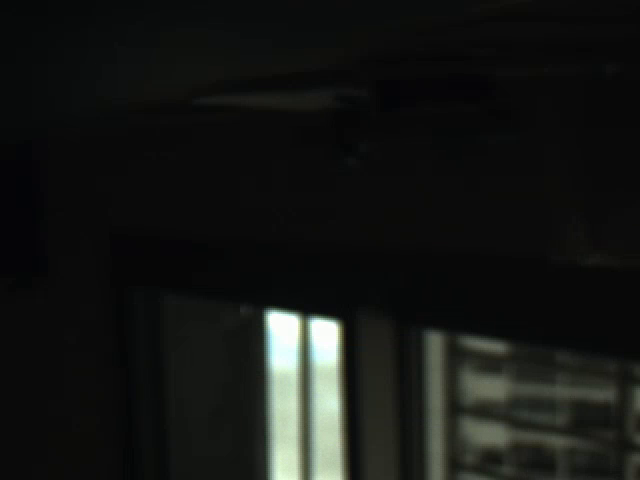
#> input picture frame 191 of src/cpp/Record/Record.avi, 640 x 480 px, given in place of Video_2021_10_08_165027_10.avi, which was not available
$ python ir_track.py
#> lines starting #> are read from the running program, lines starting #| are printed output that depends on the picture; after the words box and inside, x2 and y2 are one past the last pixel; in counts of white or black regions, pixels touching at a corner belong together; pictures that were not available may be replaced by others from this repository, and a replacement may not be noted
#> in main, frame is the input picture: shape (480, 640, 3); mean B, G, R 20.9, 23.2, 21.5
import cv2
import numpy as np


###################################################################################
# define
###################################################################################
capFlag = 1

###################################################################################
# ir_track
###################################################################################
def ir_track(frame, capFlag=1, showFlag=1):
#> called with capFlag = 1, showFlag = 1
	if showFlag:
		cv2.imshow('original frame',frame)
	# cv2.waitKey(0)

	###################################################################################
	# threshold mask
	###################################################################################
	img = frame.copy()

	# convert the image to grayscale
	gray_image = cv2.cvtColor(img, cv2.COLOR_BGR2GRAY)

	# convert the grayscale image to binary image
	ret,thresh = cv2.threshold(gray_image,80,255,0)
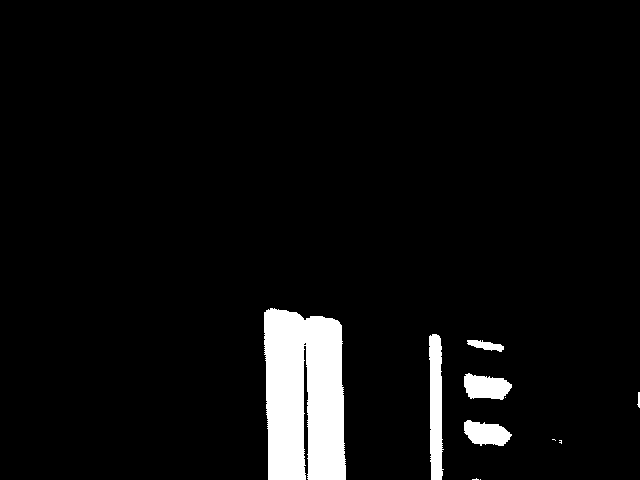
#> thresh: shape (480, 640); 5.3% white; 11 white regions (5 under 20 px)
	# ret,thresh = cv2.threshold(gray_image,24,255,0)

	if showFlag:
		cv2.imshow('gray_image',gray_image)
		cv2.imshow('thresh',thresh)
	# cv2.waitKey(0)
	mask = thresh.copy()

	###################################################################################
	# findContours
	###################################################################################
	imgResult = frame.copy()
	contours, hierarchy = cv2.findContours(mask,cv2.RETR_TREE,cv2.CHAIN_APPROX_SIMPLE)
#> contours = 12 contours, 7 with area under 20; largest, box (x1, y1, x2, y2) and area: (264, 308, 346, 480) 11970, (429, 334, 444, 480) 1572, (464, 373, 512, 400) 874, (464, 420, 512, 446) 808, (467, 340, 504, 352) 207
	cv2.drawContours(imgResult,contours,-1,(0,0,255),1)
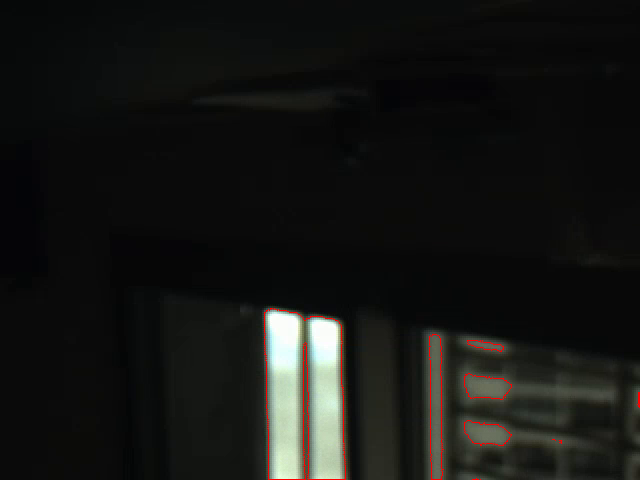
#> imgResult: shape (480, 640, 3); 0.47% of pixels changed, all inside (x1, y1, x2, y2) = (264, 308, 640, 480)

	if showFlag:
		cv2.imshow('imgResult',imgResult)
	# cv2.waitKey(0)

	###################################################################################
	# find center
	###################################################################################
	missCount = 0
	points = np.zeros((1, 1, 2), np.int32)

	for c in contours:
		# calculate moments for each contour
		M = cv2.moments(c)
		if M["m00"] > 0:
			cX = int(M["m10"] / M["m00"])
			cY = int(M["m01"] / M["m00"])

			# kevin save point
			point = np.array([cX, cY], np.int32)
			points[0][0] = point

			# calculate x,y coordinate of center
			cv2.circle(imgResult, (cX, cY), 2, (0, 0, 255), -1)
			cv2.putText(imgResult, 'x:'+str(cX)+' y:'+str(cY), (cX - 25, cY - 25),cv2.FONT_HERSHEY_SIMPLEX, 0.3, (255, 255, 255), 1)
		else:
			missCount = missCount + 1
#> this loop made 12 passes
#> (cX, cY) on passes 2, 3, 5, 7, 8, 9, 10, 11, 12: (476, 478), (560, 441), (486, 433), (638, 399), (485, 386), (485, 345), (435, 406), (303, 395), (304, 343)
#> c on passes 1, 4, 6: [[480, 479]], [[552, 439], [554, 439], [555, 440], [554, 439]], [[505, 397]]
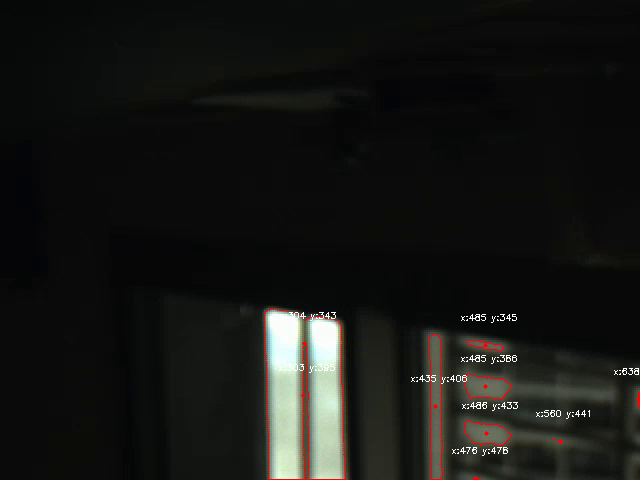
#> imgResult: shape (480, 640, 3); 0.38% of pixels changed, all inside (x1, y1, x2, y2) = (279, 312, 639, 479)
#> after the loop, missCount = 3; points = [[304, 343]]

	if missCount == len(contours):
		# print('miss point')
		cv2.putText(imgResult, 'miss point' , (10,10),cv2.FONT_HERSHEY_SIMPLEX, 0.3, (255, 255, 255), 1)
		if showFlag:
			cv2.imshow('imgResult xy',imgResult)
		cv2.waitKey(1)
		return points
	else:
		if showFlag:
			cv2.imshow('imgResult xy',imgResult)
		if capFlag:
			cv2.waitKey(1)
		if not capFlag:
			cv2.waitKey(0)
			cv2.destroyAllWindows()
			exit()
		return points

###################################################################################
# main
###################################################################################
def main():

	if capFlag:
		# cap = cv2.VideoCapture(0)
		cap = cv2.VideoCapture('/home/kevin/MVviewer/videos/A5031CU815_4H05A85PAK641B0/Video_2021_10_08_165027_10.avi')

	while 1:
		if capFlag:
			ret, frame = cap.read()

		if not capFlag:
			frame = cv2.imread("img/ir/Pic_2021_10_09_104654_1.bmp")
			ret = True

		if ret == True:
			# print('cap get frame')
			points = ir_track(frame, capFlag)
#> points = [[304, 343]]
			print(points[0][0])
#| [304 343]
		else:
			print('error no cap frame')
			cv2.destroyAllWindows()
			exit()


if __name__ == '__main__':
    main()

$ run again, starting later in the video
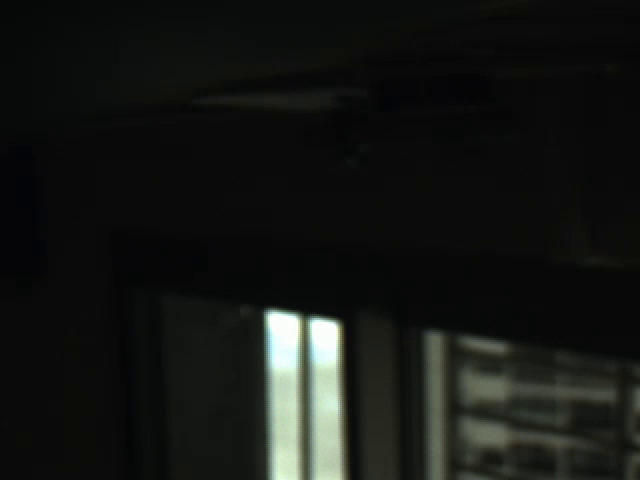
#> input picture frame 860 of src/cpp/Record/Record.avi, 640 x 480 px, given in place of Video_2021_10_08_165027_10.avi, which was not available
#> in main, frame is the input picture: shape (480, 640, 3); mean B, G, R 20.9, 23.2, 21.5
#> in ir_track, `ret,thresh = cv2.threshold(gray_image,80,255,0)`:
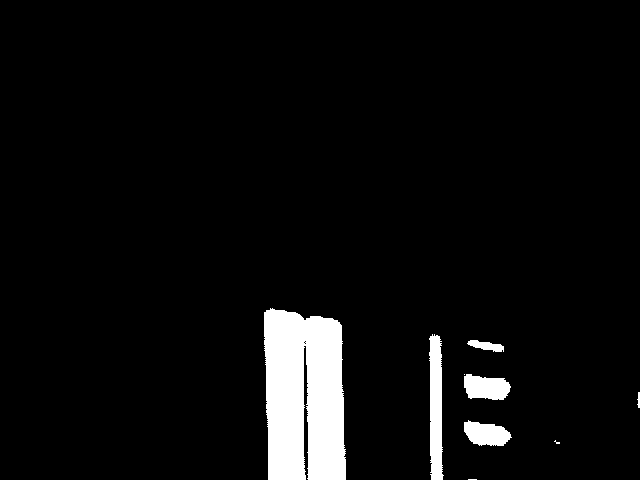
#> thresh: shape (480, 640); 5.3% white; 9 white regions (3 under 20 px)
#> contours = 12 contours, 7 with area under 20; largest, box (x1, y1, x2, y2) and area: (264, 308, 346, 480) 11955, (429, 334, 444, 480) 1548, (464, 374, 511, 400) 870, (464, 420, 512, 446) 810, (467, 340, 504, 352) 212
#> the loop in ir_track, `for c in contours:` made 12 passes
#> (c, cX, cY) on passes 10 to 12: ([[304, 343], [305, 342], [306, 343], [305, 344]], 305, 343), ([[303, 342], [304, 341], [305, 342], [304, 343]], 304, 342), ([[304, 341], [305, 340], [306, 341], [305, 342]], 305, 341)
#> after the loop in ir_track, `for c in contours:`:
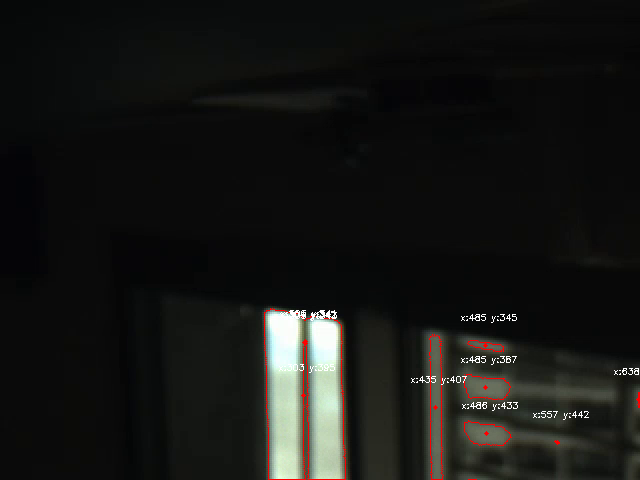
#> imgResult: shape (480, 640, 3); mean B, G, R 21.2, 23.3, 23
#> after the loop in ir_track, `for c in contours:`: missCount = 2; points = [[305, 341]]
#| [305 341]

$ run again, starting later in the video
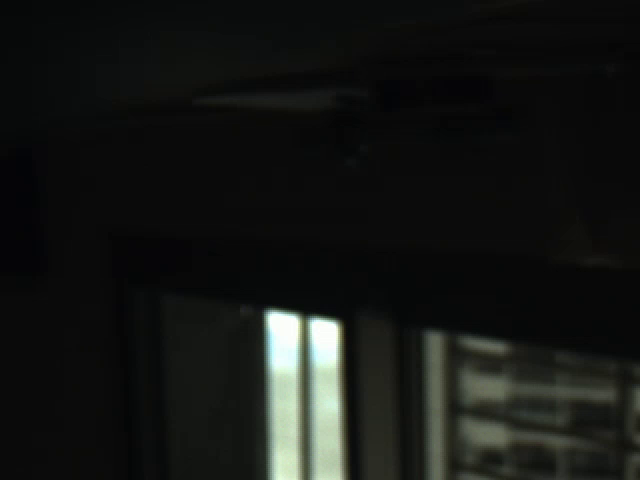
#> input picture frame 1530 of src/cpp/Record/Record.avi, 640 x 480 px, given in place of Video_2021_10_08_165027_10.avi, which was not available
#> in main, frame is the input picture: shape (480, 640, 3); mean B, G, R 21, 23.2, 21.5
#> in ir_track, `ret,thresh = cv2.threshold(gray_image,80,255,0)`:
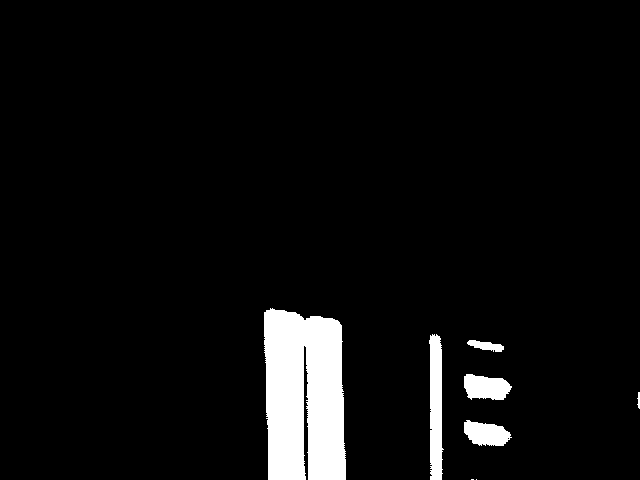
#> thresh: shape (480, 640); 5.3% white; 8 white regions (2 under 20 px)
#> contours = 9 contours, 4 with area under 20; largest, box (x1, y1, x2, y2) and area: (264, 308, 346, 480) 11956, (429, 334, 444, 480) 1559, (464, 374, 512, 400) 884, (464, 420, 512, 446) 815, (467, 340, 504, 352) 214
#> the loop in ir_track, `for c in contours:` made 9 passes
#> (c, cX, cY) on pass 4: ([[507, 438], [508, 437], [509, 438], [508, 439]], 508, 438)
#> after the loop in ir_track, `for c in contours:`:
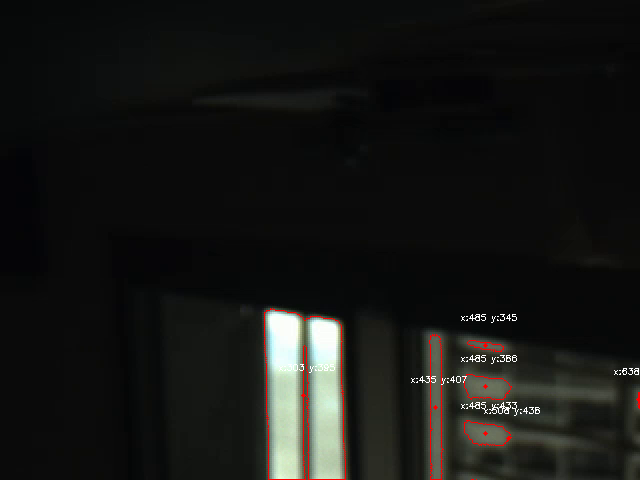
#> imgResult: shape (480, 640, 3); mean B, G, R 21.1, 23.2, 22.8
#> after the loop in ir_track, `for c in contours:`: missCount = 2; points = [[303, 395]]
#| [303 395]
